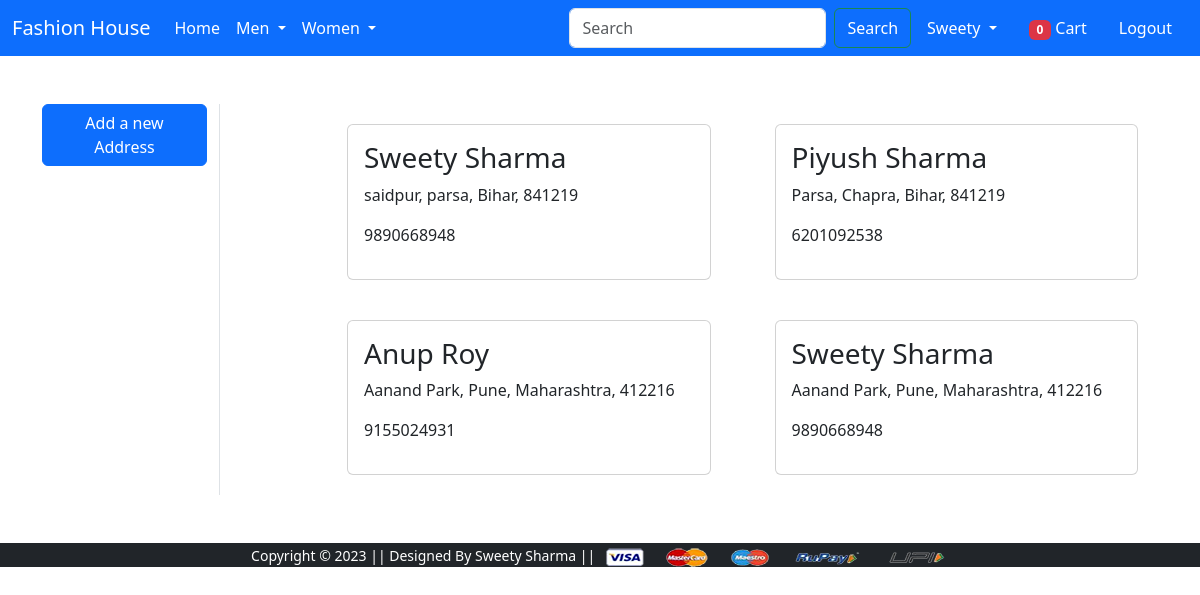
Screenshot of /address/ (signed in) with the database file from the repository.
### app/models.py (models this page shows, shortened)
class Delivery_Address(models.Model):
    email=models.EmailField(max_length=200)
    first_name=models.CharField(max_length=200)
    last_name=models.CharField(max_length=200)
    mobile=models.IntegerField(blank=True, null=True)
    locality=models.CharField(max_length=200)
    city=models.CharField(max_length=50)
    pincode=models.IntegerField(blank=True, null=True)
    state=models.CharField(choices=state_choices,max_length=50)

### app/views.py (the view)
# urls.py: path('address/', views.address.as_view(), name='address'),
class address(View):
  def get(self,request):
    cartitem=0
    cartitem=len(cart.objects.filter(user=request.user))
    add=Delivery_Address.objects.filter(email=request.user.email)
    return render(request, "app/address.html",{"add":add,"cartitem":cartitem})

### app/templates/app/address.html (shortened to what this page needs)
{% extends 'app/base.html' %}
{% load static %}
{% block main-content %}
<div class="container my-5">
    <div class="row">
        <div class="col-sm-2 border-end">
            <ul class="list-unstyled">
                <li class="d-grid"><a href="{% url 'addaddress' %}" class="btn btn-primary">Add a new Address</a></li>
            </ul>
        </div>
        <div class="col-sm-9 offset-sm-1">
            <div class="row">
                {% for a in add %}
                <div class="col-sm-6">
                    <div class="card" style="margin: 20px;">
                        <div class="card-body">
                            <h3>{{a.first_name|capfirst}} {{a.last_name|capfirst}}</h3>
                            <p>{{a.locality}}, {{a.city}}, {{a.state}}, {{a.pincode}}</p>
                            <p>{{a.mobile}}</p>
                        </div>
                    </div>
                </div>
                {% endfor %}
            </div>
        </div>
    </div>
</div>
{% endblock main-content %}

### app/templates/app/base.html (shortened to what this page needs)
<!doctype html>
{% load static %}
<html lang="en">
<head>
  <link href="{% static 'app/css/bootstrap.min.css' %}" rel="stylesheet">
  <link rel="stylesheet" href="{% static 'app/css/all.min.css' %}">
  <link rel="stylesheet" href="{% static 'app/css/style.css' %}">
</head>
<body>
  <nav class="navbar navbar-expand-lg  navbar-dark bg-primary">
    <div class="container-fluid">
      <a class="navbar-brand" href="/">Fashion House</a>
      <div class="collapse navbar-collapse" id="navbarSupportedContent">
        <ul class="navbar-nav me-auto mb-2 mb-lg-0">
          <li class="nav-item">
            <a class="nav-link active" aria-current="page" href="/">Home</a>
          </li>
          <li class="nav-item dropdown">
            <a class="nav-link dropdown-toggle text-white" href="#" id="mendropdrown" role="button"
              data-bs-toggle="dropdown" aria-expanded="false">
              Men
            </a>
          </li>
          <li class="nav-item dropdown">
            <a class="nav-link dropdown-toggle text-white" href="#" id="womendropdrown" role="button"
              data-bs-toggle="dropdown" aria-expanded="false">
              Women
            </a>
          </li>
        </ul>
        {% if request.user.is_authenticated %}
        <ul class="nav justify-content-end">
          <form class="d-flex" role="search">
            <input class="form-control me-2" type="search" placeholder="Search" aria-label="Search">
            <button class="btn btn-outline-success text-white" type="submit">Search</button>
          </form>
          <ul class="navbar-nav me-auto mb-2 mb-lg-0">
            <li class="nav-item dropdown mx-2">
              <a class="nav-link dropdown-toggle text-white" href="#" id="profileDropdown" role="button"
                data-bs-toggle="dropdown" aria-expanded="false">
                {{request.user.first_name|capfirst}}
              </a>
            </li>
            <li class="nav-item mx-2">
              <a href="{% url 'cart' %}" class="nav-link text-white"><span class="badge bg-danger">{{cartitem}}</span>
                Cart </a>
            </li>
            <li class="nav-item mx-2">
              <a href="{% url 'logout' %}" class="nav-link text-white">Logout</a>
            </li>
          </ul>
        </ul>
        {% endif %}
      </div>
    </div>
  </nav>
  {% block main-content %} {% endblock main-content %}
  <footer class="container-fluid bg-dark text-center ">
    <small class="text-white">Copyright &copy; 2023 || Designed By Sweety Sharma || </small>
    <img src="{% static 'app/images/payment.png' %}" alt="" srcset="" class="img-fluid" height="2px">
  </footer>
</body>
</html>

### rows the page displays
Delivery_Address: first_name "Sweety", last_name "Sharma", locality "saidpur", city "parsa", state "Bihar", pincode "841219", mobile "9890668948"
Delivery_Address: first_name "Piyush", last_name "Sharma", locality "Parsa", city "Chapra", state "Bihar", pincode "841219", mobile "6201092538"
Delivery_Address: first_name "Anup", last_name "Roy", locality "Aanand Park", city "Pune", state "Maharashtra", pincode "412216", mobile "9155024931"
Delivery_Address: first_name "Sweety", last_name "Sharma", locality "Aanand Park", city "Pune", state "Maharashtra", pincode "412216", mobile "9890668948"

### other values shown
{{ request.user.first_name|capfirst }} "Sweety"
{{ cartitem }} "0"
